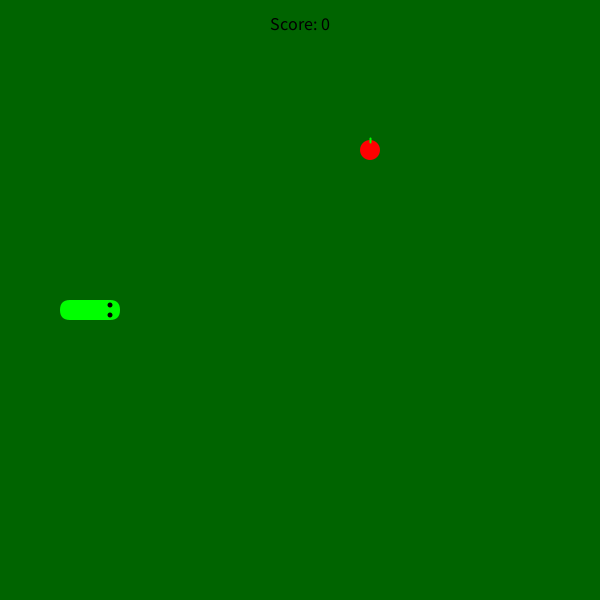
Frame 1 (no input)
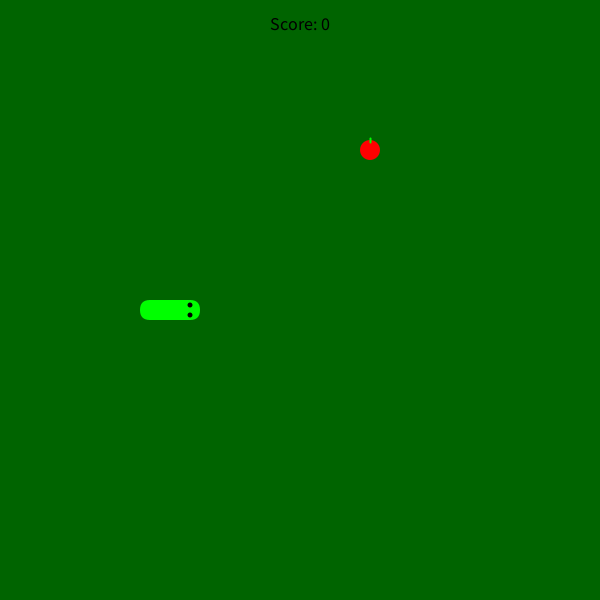
Frame 60 (the mouse pressed at the canvas centre just before this capture)
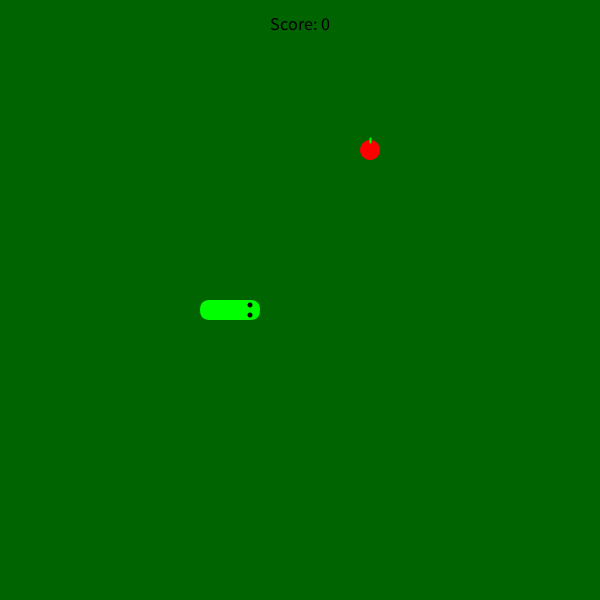
Frame 120 (the mouse held since frame 60 and released just before this capture)

The Processing sketch that drew these frames (run headless with seeded random() and noise(); from frame 60 on, the mouse is pressed at the canvas centre):

// Processing sketch: Lesson_five_project
// ── Lesson_five_project.pde
GameBoard gameBoard;
Snake snake;
Apples apples;
int timerMove;
int timerMoveRef;
boolean gameStatus;

void setup() {
  size(600, 600);
  gameBoard = new GameBoard();
  snake = new Snake();
  apples = new Apples(1, snake.snakePosition);
  timerMove = 300;
  timerMoveRef = 300;
  gameStatus = snake.collisionDetectorSnakeOnSnake();
}

void draw() {
  background(0, 100, 0);
  if (gameStatus) {
    if (millis() > timerMove) {
      snake.moveSnake();
      snake.snakeBorderCollision();
      collisionDetectorApplesSnakes(snake.snakePosition, apples.apples);
      gameStatus = snake.collisionDetectorSnakeOnSnake();
      timerMove = millis() + timerMoveRef;
    }

    gameBoard.display(snake.snakePosition, apples.apples);
    displayScore();
  } else {
    text("Game Over", width/2, height/2);
    displayScore();
  }
}

void keyPressed() {
  if (key == CODED) snake.changeDirection(keyCode);
}

void collisionDetectorApplesSnakes(int [][] snakePosition, int [][] applePosition) {
  for (int i = 0; i < applePosition.length; i++) {
    if (applePosition[i][0] == snakePosition[0][0] && applePosition[i][1] == snakePosition[0][1]) {
      apples.eatenApple(i, snakePosition);
      snake.addLength();
    }
  }
}

void displayScore() {
  textAlign(CENTER);
  fill(0);
  textSize(18);
  text("Score: " + (snake.snakePosition.length-3), width/2, 30);
}

// ── apples.pde
class Apples {
  int [][] apples;
  Apples(int addAmountOfApples, int [][] snake) {
    apples = new int [addAmountOfApples][2];
    for (int i = 0; i < apples.length; i++) {
      apples[i][0] = (int) random(29);
      apples[i][1] = (int) random(29);
      for (int b = 0; b < snake.length; b++) {
        while (snake[b][0] == apples[i][0] && snake[b][1] == apples[i][1]) {
          apples[i][0] = (int) random(29);
          apples[i][1] = (int) random(29);
        }
      }
    }
  }

  void eatenApple(int index, int [][] snake) {
    apples[index][0] = (int) random(29);
    apples[index][1] = (int) random(29);
    for (int b = 0; b < snake.length; b++) {
      while (snake[b][0] == apples[index][0] && snake[b][1] == apples[index][1]) {
        apples[index][0] = (int) random(29);
        apples[index][1] = (int) random(29);
      }
    }
  }
}

// ── gameboard.pde
class GameBoard {
  int sizeX, sizeY;
  int [][] board;
  GameBoard() {
    sizeX = width;
    sizeY = height;
    board = new int [width/20][height/20];
  }

  public void display(int [][] snakePosition, int [][] apples) {
    for (int i = 0; i < board.length; i++) {
      for (int b = 0; b < board[i].length; b++) {
        displayApples(apples, i, b);
        displaySnakes(snakePosition, i, b);
      }
    }
  }

  private void displaySnakes(int [][] snakePosition, int i, int b) {
    for (int c = 0; c < snakePosition.length; c++) {
      if (snakePosition[c][0] == i && snakePosition[c][1] == b) {
        noStroke();
        if (c == 0) {
          pushMatrix();
          fill(0, 255, 0);
          translate(i*20+10, b*20+10);
          rotate(radians(snakePosition[c][2]));
          rect(-10, -10, 20, 20, 0, 10, 10, 0);
          fill(0);
          circle(0, -5, 5);
          circle(0, 5, 5);

          popMatrix();
        } else if (c == snakePosition.length-1) {
          pushMatrix();
          fill(0, 255, 0);
          translate(i*20+10, b*20+10);
          if (snakePosition[c-1][2] != snakePosition[c][2]) {
            rotate(radians(snakePosition[c-1][2]));
          } else rotate(radians(snakePosition[c][2]));
          rect(-10, -10, 20, 20, 20, 0, 0, 20);
          popMatrix();
        } else {
          fill(0, 255, 0);
          rect(i*20, b*20, 20, 20);
        }
      }
    }
  }

  private void displayApples(int [][] apples, int i, int b) {
    for (int c = 0; c < apples.length; c++) {
      if (apples[c][0] == i && apples[c][1] == b) {
        int pointX = (i*20)+10;
        int pointY = (b*20)+10;
        fill(255, 0, 0);
        circle(pointX, pointY, 20);
        strokeWeight(2);
        stroke(0, 255, 0);
        line(pointX, pointY-8, pointX, pointY-12);
      }
    }
  }
}

// ── snake.pde
class Snake {
  int [][] snakePosition;
  int direction;
  Snake() {
    direction = 0;
    snakePosition = new int[3][3];
    for (int i = 0; i < snakePosition.length; i++) {
      snakePosition[i][0] = (int) map(i, 0, 2, 5, 3);
      snakePosition[i][1] = 15;
      snakePosition[i][2] = 0;
    }
  }

  public void moveSnake() {
    for (int i = snakePosition.length-1; i >= 0; i--) {
      if (i != 0) {
        snakePosition[i][0] = snakePosition[i-1][0];
        snakePosition[i][1] = snakePosition[i-1][1];
        snakePosition[i][2] = snakePosition[i-1][2];
      } else {
        switch(direction) {
        case 0:
          snakePosition[i][0] += 1;
          break;
        case 270:
          snakePosition[i][1] -= 1;
          break;
        case 180:
          snakePosition[i][0] -= 1;
          break;
        case 90:
          snakePosition[i][1] += 1;
          break;
        default:
          break;
        }
        snakePosition[i][2] = direction;
      }
    }
  }

  public void changeDirection(int key_) {
    switch(key_) { 
    case LEFT:
      if (snakePosition[0][2] == 0) break;
      direction = 180;
      break;
    case RIGHT:
      if (snakePosition[0][2] == 180) break;
      direction = 0;
      break;
    case UP:
      if (snakePosition[0][2] == 90) break;
      direction = 270;
      break;
    case DOWN:
      if (snakePosition[0][2] == 270) break;
      direction = 90;
      break;
    default:
      break;
    }
  }

  public void snakeBorderCollision() {
    if (snakePosition[0][0] == 30 || snakePosition[0][0] == -1) {
      snakePosition[0][0] = (int) map(snakePosition[0][0], -1, 30, 29, 0);
    } else if (snakePosition[0][1] == 30 || snakePosition[0][1] == -1) {
      snakePosition[0][1] = (int) map(snakePosition[0][1], -1, 30, 29, 0);
    }
  }

  public void addLength() {
    int [][] newSnake = new int [snakePosition.length+1][3];
    for (int i = 0; i < snakePosition.length; i++) {
      newSnake[i][0] = snakePosition[i][0];
      newSnake[i][1] = snakePosition[i][1];
      newSnake[i][2] = snakePosition[i][2];
    }

    switch(snakePosition[snakePosition.length-1][2]) {
    case 0:
      newSnake[newSnake.length-1][0] = snakePosition[snakePosition.length-1][0]-1;
      newSnake[newSnake.length-1][1] = snakePosition[snakePosition.length-1][1];
      break;
    case 90:
      newSnake[newSnake.length-1][0] = snakePosition[snakePosition.length-1][0];
      newSnake[newSnake.length-1][1] = snakePosition[snakePosition.length-1][1]-1;
      break;
    case 180:
      newSnake[newSnake.length-1][0] = snakePosition[snakePosition.length-1][0]+1;
      newSnake[newSnake.length-1][1] = snakePosition[snakePosition.length-1][1];
      break;
    case 270:
      newSnake[newSnake.length-1][0] = snakePosition[snakePosition.length-1][0];
      newSnake[newSnake.length-1][1] = snakePosition[snakePosition.length-1][1]+1;
      break;
    default:
      break;
    }

    snakePosition = newSnake;
  }

  public boolean collisionDetectorSnakeOnSnake() {
    for (int i = 1; i < snakePosition.length; i++) {
      if (snakePosition[i][0] == snakePosition[0][0] && snakePosition[i][1] == snakePosition[0][1]) {
        return false;
      }
    }
    
    return true;
  }
}
